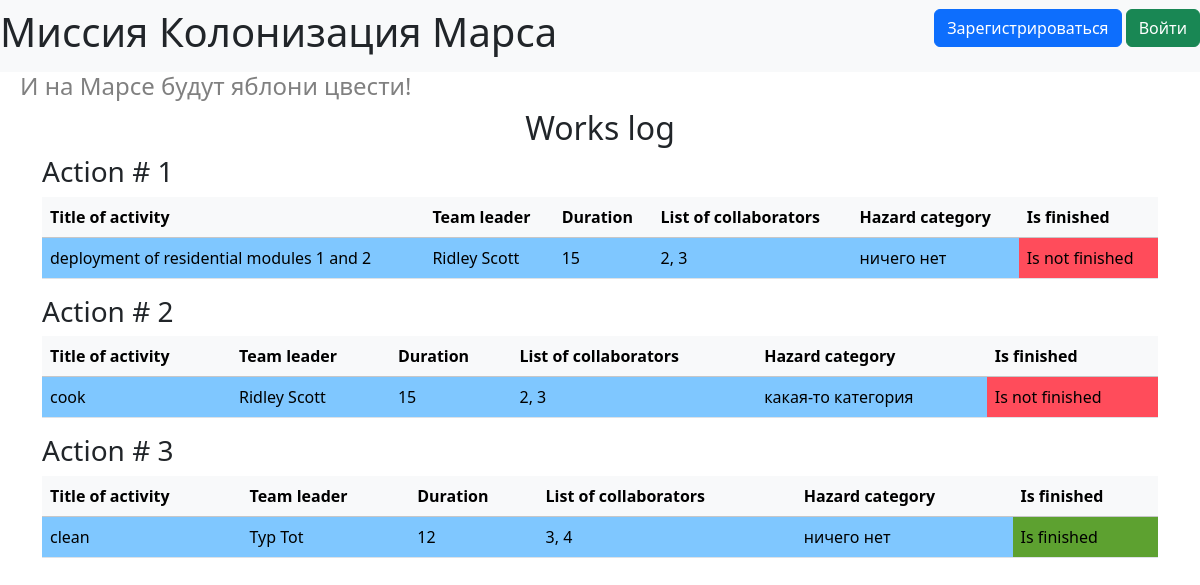
The page /index on the database as committed earlier.
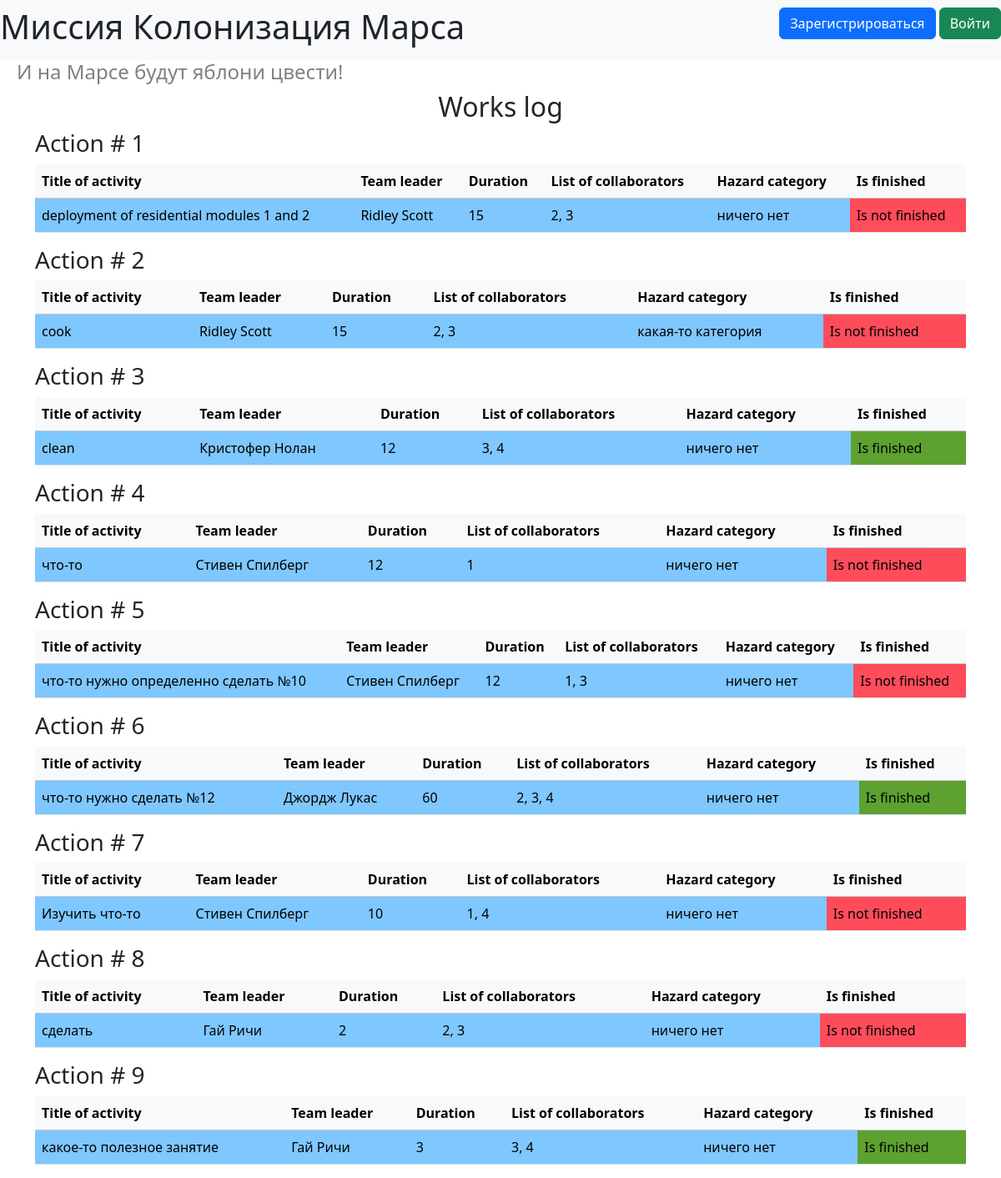
The same page on the database as committed later.
### data/jobs.py (models this page shows)
class Job(db_session.SqlAlchemyBase, SerializerMixin):
    __tablename__ = 'jobs'
    id = sqlalchemy.Column(sqlalchemy.Integer, primary_key=True, autoincrement=True)
    team_leader = sqlalchemy.Column(sqlalchemy.Integer, sqlalchemy.ForeignKey("users.id"))
    job = sqlalchemy.Column(sqlalchemy.String, nullable=True)
    work_size = sqlalchemy.Column(sqlalchemy.Integer, nullable=True)
    collaborators = sqlalchemy.Column(sqlalchemy.String, nullable=True)
    start_date = sqlalchemy.Column(sqlalchemy.DateTime, default=datetime.datetime.now)
    end_date = sqlalchemy.Column(sqlalchemy.DateTime, nullable=True)
    is_finished = sqlalchemy.Column(sqlalchemy.Boolean, nullable=True)
    user = orm.relationship('User')
    categories = orm.relationship("Category",
                                  secondary="association",
                                  backref="jobs")

### data/users.py (models this page shows, shortened)
class User(db_session.SqlAlchemyBase, UserMixin, SerializerMixin):
    __tablename__ = 'users'
    id = sqlalchemy.Column(sqlalchemy.Integer,
                           primary_key=True, autoincrement=True)
    surname = sqlalchemy.Column(sqlalchemy.String, nullable=True)
    name = sqlalchemy.Column(sqlalchemy.String, nullable=True)
    age = sqlalchemy.Column(sqlalchemy.Integer, nullable=True)
    position = sqlalchemy.Column(sqlalchemy.String, nullable=True)
    speciality = sqlalchemy.Column(sqlalchemy.String, nullable=True)
    address = sqlalchemy.Column(sqlalchemy.String, nullable=True)
    email = sqlalchemy.Column(sqlalchemy.String,
                              index=True, unique=True, nullable=True)
    hashed_password = sqlalchemy.Column(sqlalchemy.String, nullable=True)
    modified_date = sqlalchemy.Column(sqlalchemy.DateTime,
                                     default=datetime.datetime.now)
    jobs = orm.relationship('Job', back_populates='user')
    departments = orm.relationship('Department', back_populates='user2')

### data/category.py (models this page shows)
class Category(SqlAlchemyBase, SerializerMixin):
    __tablename__ = 'category'
    id = sqlalchemy.Column(sqlalchemy.Integer, primary_key=True,
                           autoincrement=True)
    name = sqlalchemy.Column(sqlalchemy.String, nullable=True)

### index2.py (the view)
@app.route('/')
@app.route('/index')
def index():
    db_sess = db_session.create_session()
    jobs = db_sess.query(Job).all()
    return render_template('index.html', title='Заготовка', jobs=jobs)

### data/db_session.py (called while the page is built)
def create_session() -> Session:
    global __factory
    return __factory()

### templates/index.html (shortened to what this page needs)
{% extends "base.html" %}
{% block content %}
<h2 align="center">Works log</h2>
{% for item in jobs %}
    <h3>Action # {{ item.id }}</h3>
    <table class="table">
        <thead>
            <tr class="table-light">
                <th scope="col">Title of activity</th>
                <th scope="col">Team leader</th>
                <th scope="col">Duration</th>
                <th scope="col">List of collaborators</th>
                <th scope="col">Hazard category</th>
                <th scope="col">Is finished</th>
            </tr>
        </thead>
        <tbody>
            <tr>
                <td style="background-color: #7fc7ff">{{ item.job }}</td>
                <td style="background-color: #7fc7ff">{{ item.user.name }} {{ item.user.surname }}</td>
                <td style="background-color: #7fc7ff">{{ item.work_size }}</td>
                <td style="background-color: #7fc7ff">{{ item.collaborators }}</td>
                {% if item.categories != [] %}
                    <td style="background-color: #7fc7ff">{{ item.categories[0].name }}</td>
                {% else %}
                    <td style="background-color: #7fc7ff">ничего нет</td>
                {% endif %}
                {% if item.is_finished == 0 %}
                    <td style="background-color: #ff4c5b">Is not finished</td>
                {% else %}
                    <td style="background-color: #5da130">Is finished</td>
                {% endif %}
            </tr>
        </tbody>
    </table>
{% endfor %}
{% endblock %}

### templates/base.html (shortened to what this page needs)
<!DOCTYPE html>
<html lang="en">
<head>
    <link href="https://cdn.jsdelivr.net/npm/bootstrap@5.3.4/dist/css/bootstrap.min.css"
          rel="stylesheet"
>
    <link rel="stylesheet" type="text/css" href="/static/css/style2.css" />
    </head>
    <body>
        <header>
            <nav class="navbar navbar-light bg-light">
                <h1>Миссия Колонизация Марса</h1>
                {% if current_user.is_authenticated %}
                    <a class="navbar-brand" href="/logout">{{ current_user.name }}</a>
                {% else %}
                    <p>
                        <a class="btn btn-primary " href="/register">Зарегистрироваться</a>
                        <a class="btn btn-success" href="/login">Войти</a>
                    </p>
                {% endif %}
            </nav>
            <h4>И на Марсе будут яблони цвести!</h4>
        </header>
    <main role="main" class="container">
        {% block content %}{% endblock %}
    </main>
    </body>
</html>

### static/css/style2.css (style rules this page uses)
h4 { color: rgb(128, 128, 128); padding-left: 20px; }

Rows that differ between the two databases and show on the page:
changed Job "clean": user.name "Typ" → "Кристофер"; user.surname "Tot" → "Нолан"
added Job: id "4", job "что-то", user.name "Стивен", user.surname "Спилберг", work_size "12", collaborators "1", shows "ничего нет", is_finished "Is not finished"
added Job: id "5", job "что-то нужно определенно сделать №10", user.name "Стивен", user.surname "Спилберг", work_size "12", collaborators "1, 3", shows "ничего нет", is_finished "Is not finished"
added Job: id "6", job "что-то нужно сделать №12", user.name "Джордж", user.surname "Лукас", work_size "60", collaborators "2, 3, 4", shows "ничего нет", is_finished "Is finished"
added Job: id "7", job "Изучить что-то", user.name "Стивен", user.surname "Спилберг", work_size "10", collaborators "1, 4", shows "ничего нет", is_finished "Is not finished"
added Job: id "8", job "сделать", user.name "Гай", user.surname "Ричи", work_size "2", collaborators "2, 3", shows "ничего нет", is_finished "Is not finished"
added Job: id "9", job "какое-то полезное занятие", user.name "Гай", user.surname "Ричи", work_size "3", collaborators "3, 4", shows "ничего нет", is_finished "Is finished"
